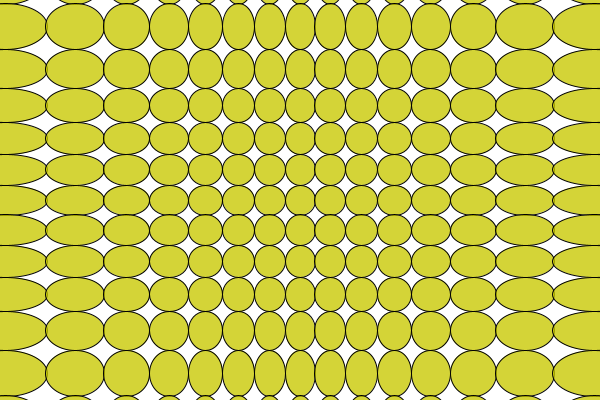
Frame 1 (no input)
Frame 60 (the mouse pressed at the canvas centre just before this capture): identical to frame 1, image omitted
Frame 120 (the mouse held since frame 60 and released just before this capture): identical to frame 1, image omitted

The Processing sketch that drew this single still picture (run headless with seeded random() and noise(); from frame 60 on, the mouse is pressed at the canvas centre):

// Processing sketch: flat3d_test
// ── flat3d_test.pde
float currx, curry, currz;
float R = 200;
float initsize = 20;
float depthStep = 5;

void setup(){
  size(600, 400);
  currx = 0;
  curry = 0;
  currz = 100;
  
}

void draw(){
  background(255);
  fill(200, 200, 0, 200);
  pushMatrix();
  translate(width/2, height/2);
  
  for(int i=-(int)(width/2); i<width/2; i+=20){
    for(int j=-(int)(height/2); j<height/2; j+=20){
      ellipse(xReloc(i, j, currz),yReloc(i, j, currz), xResize(i, j, currz)*initsize, yResize(i, j, currz)*initsize);  
    }
  }
  
  popMatrix();
  
}

float xResize(float oldx, float oldy, float oldz){
  float depth = R + oldz;
  float l = (float)Math.sqrt(R*R - oldx*oldx);
  return depth*R*R/(pow(l, 3));
  //return D/oldz;
}

float yResize(float oldx, float oldy, float oldz){
  float depth = R + oldz;
  float l = (float)Math.sqrt(R*R - oldy*oldy);
  return depth*R*R/(pow(l, 3));
}

float xReloc(float oldx, float oldy, float oldz){
  float depth = R + oldz;
  float l = (float)Math.sqrt(R*R - oldx*oldx);
  return oldx*(depth)/l;
}

float yReloc(float oldx, float oldy, float oldz){
  float depth = R + oldz;
  float l = (float)Math.sqrt(R*R - oldy*oldy);
  return oldy*(depth)/l;
}

void keyPressed() {

  if (key == '=' || key == '+' ) {
    currz += depthStep; 
    //println(currDepth);
  } 
  else if (key == '-' || key == '_') {
    currz -= depthStep; 
    //println(currDepth);
  }
}
